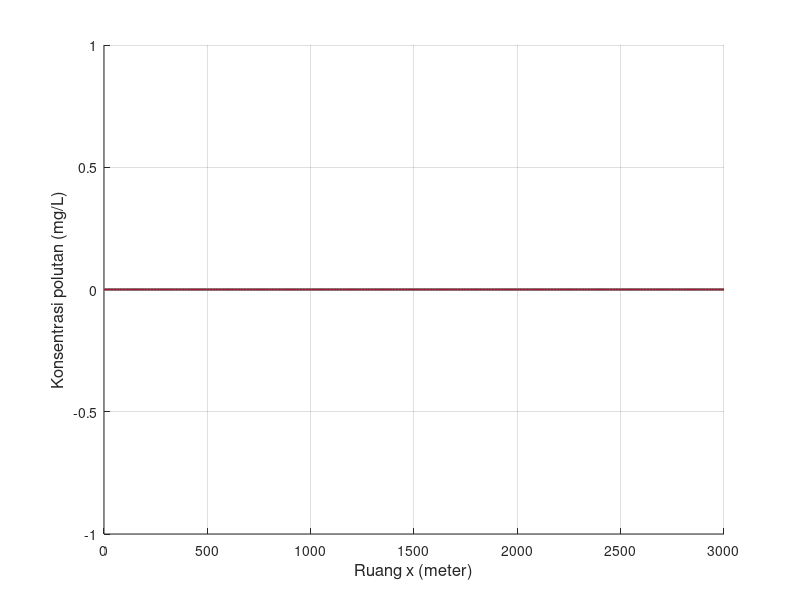

Write MATLAB code to recreate this figure. (Note: this script raises an error after producing the figure.)
clear; clc; close all;

% Feby Syarief Al A`raaf
% 26050124130087
% Oseanografi C
%
% Simulasi difusi 1 dimensi metode Crank-Nicolson
% Sumber polutan diskontinu
% Grafik: konsentrasi polutan terhadap ruang
% NIM = 087, sehingga:
% x = 0, y = 8, z = 7

x_digit = 0;
y_digit = 8;
z_digit = 7;

C_source = 10 * z_digit;

L = 3000;
T = 7200;

scenario(1).nama = 'Skenario 1';
scenario(1).dx   = 15;
scenario(1).dt   = 6;
scenario(1).G    = 0.5;
scenario(1).m    = 15 + z_digit;

scenario(2).nama = 'Skenario 2';
scenario(2).dx   = 30;
scenario(2).dt   = 6;
scenario(2).G    = 0.05;
scenario(2).m    = 30 + z_digit;

scenario(3).nama = 'Skenario 3';
scenario(3).dx   = 15;
scenario(3).dt   = 6;
scenario(3).G    = 1;
scenario(3).m    = 15 + z_digit;

folder_output = 'output_Diskontinu_CN_Polutan_Terhadap_Ruang';
if ~exist(folder_output, 'dir')
    mkdir(folder_output);
end

for s = 1:numel(scenario)

    fprintf('\nMemproses %s\n', scenario(s).nama);

    dx       = scenario(s).dx;
    dt       = scenario(s).dt;
    G        = scenario(s).G;
    m_source = scenario(s).m;
    n_source = 20 + z_digit;

    M_grid = round(L / dx) + 1;
    Mmax   = max(M_grid, m_source);
    Nmax   = round(T / dt);

    alpha = (G * dt) / (dx^2);

    fprintf('dx = %.3f m, dt = %.3f s, G = %.3f m^2/s, m = %d, n = %d\n', dx, dt, G, m_source, n_source);
    fprintf('Mmax = %d, Nmax = %d, alpha = %.6f\n', Mmax, Nmax, alpha);

    F = zeros(Nmax + 1, Mmax);

    t_step = 0:Nmax;
    t_time = t_step * dt;
    x_grid = 0:(Mmax - 1);
    x_pos  = x_grid * dx;

    tv = [5 7 9 11 13 15 17];
    tv_valid = tv(tv >= 0 & tv <= T);
    n_plot = round(tv_valid / dt) + 1;

    if length(tv_valid) < length(tv)
        fprintf('%s: beberapa waktu berada di luar domain sehingga tidak digrafikkan.\n', scenario(s).nama);
    end

    a = -alpha;
    b = 2 + 2 * alpha;
    c = -alpha;

    H = zeros(1, Mmax);
    Q = zeros(1, Mmax);
    D = zeros(1, Mmax);

    for n = 1:Nmax

        if n == n_source
            F(n, m_source) = C_source;
        end

        for i = 2:(Mmax-1)
            D(i) = alpha * F(n, i+1) + (2 - 2 * alpha) * F(n, i) + alpha * F(n, i-1);
        end

        D(2)      = D(2) + alpha * F(n+1, 1);
        D(Mmax-1) = D(Mmax-1) + alpha * F(n+1, Mmax);

        H(2) = c / b;
        Q(2) = D(2) / b;

        for i = 3:(Mmax-1)
            denom = b - a * H(i-1);
            H(i) = c / denom;
            Q(i) = (D(i) - a * Q(i-1)) / denom;
        end

        F(n+1, Mmax-1) = Q(Mmax-1);

        for j = (Mmax-2):-1:2
            F(n+1, j) = H(j) * F(n+1, j+1) + Q(j);
        end

        F(n+1, 1)    = F(n+1, 2);
        F(n+1, Mmax) = F(n+1, Mmax-1);
    end

    fig = figure('Visible', 'off', 'Position', [100 100 1400 600]);
    hold on;

    legend_text = {};

    for k = 1:length(n_plot)
        plot(x_pos, F(n_plot(k), :), 'LineWidth', 1.2);
        legend_text{end+1} = sprintf('t = %d s', tv_valid(k));
    end

    grid on;
    xlabel('Ruang x (meter)', 'FontSize', 12);
    ylabel('Konsentrasi polutan (mg/L)', 'FontSize', 12);
    title(sprintf('%s - Konsentrasi polutan terhadap ruang', scenario(s).nama), ...
        'Feby Syarief-0087-Ose C', 'FontSize', 14, 'FontWeight', 'bold');
    xlim([x_pos(1), x_pos(end)]);

    y_max = max(F(n_plot, :), [], 'all');
    if isempty(y_max) || isnan(y_max) || y_max <= 0
        ylim([0 1]);
    else
        ylim([0, max(C_source * 1.2, y_max * 1.1)]);
    end

    set(gca, 'FontSize', 11);

    legend(legend_text, ...
        'Location', 'northwest', ...
        'FontSize', 8, ...
        'NumColumns', 2, ...
        'Box', 'on');

    hold off;

    nama_file = sprintf('cn_diskontinu_ruang_skenario_%d.png', s);
    saveas(fig, fullfile(folder_output, nama_file));
    close(fig);

    fprintf('%s selesai diproses.\n', scenario(s).nama);
end

fprintf('\nSemua skenario telah selesai diproses.\n');
